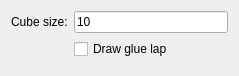
<?xml version="1.0" encoding="UTF-8"?>
<ui version="4.0">
 <class>Form</class>
 <widget class="QWidget" name="Form">
  <property name="geometry">
   <rect>
    <x>0</x>
    <y>0</y>
    <width>239</width>
    <height>76</height>
   </rect>
  </property>
  <property name="windowTitle">
   <string>Form</string>
  </property>
  <layout class="QFormLayout" name="formLayout">
   <item row="0" column="0">
    <widget class="QLabel" name="label">
     <property name="text">
      <string>Cube size:</string>
     </property>
    </widget>
   </item>
   <item row="0" column="1">
    <widget class="QLineEdit" name="CubeSize">
     <property name="text">
      <string notr="true">10</string>
     </property>
    </widget>
   </item>
   <item row="1" column="1">
    <widget class="QCheckBox" name="DrawPlates">
     <property name="text">
      <string>Draw glue lap</string>
     </property>
    </widget>
   </item>
  </layout>
 </widget>
 <resources/>
 <connections/>
</ui>
